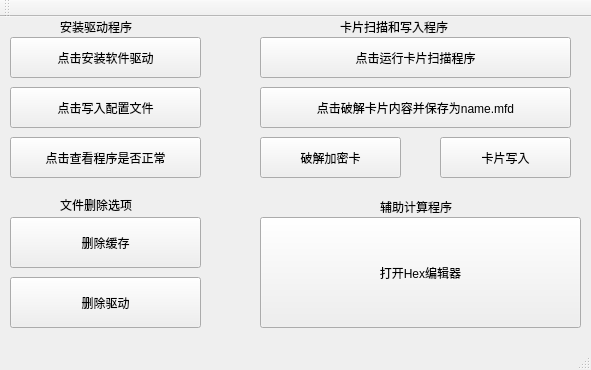
<?xml version="1.0" encoding="UTF-8"?>
<ui version="4.0">
 <class>MainWindow</class>
 <widget class="QMainWindow" name="MainWindow">
  <property name="geometry">
   <rect>
    <x>0</x>
    <y>0</y>
    <width>591</width>
    <height>370</height>
   </rect>
  </property>
  <property name="windowTitle">
   <string>饭卡漏洞利用程序</string>
  </property>
  <widget class="QWidget" name="centralWidget">
   <widget class="QPushButton" name="_CHEN3">
    <property name="geometry">
     <rect>
      <x>10</x>
      <y>120</y>
      <width>191</width>
      <height>41</height>
     </rect>
    </property>
    <property name="text">
     <string>点击查看程序是否正常</string>
    </property>
   </widget>
   <widget class="QPushButton" name="_LU1">
    <property name="geometry">
     <rect>
      <x>260</x>
      <y>20</y>
      <width>311</width>
      <height>41</height>
     </rect>
    </property>
    <property name="text">
     <string>点击运行卡片扫描程序</string>
    </property>
   </widget>
   <widget class="QPushButton" name="_LU2">
    <property name="geometry">
     <rect>
      <x>260</x>
      <y>70</y>
      <width>311</width>
      <height>41</height>
     </rect>
    </property>
    <property name="text">
     <string>点击破解卡片内容并保存为name.mfd</string>
    </property>
   </widget>
   <widget class="QPushButton" name="_LU3">
    <property name="geometry">
     <rect>
      <x>260</x>
      <y>120</y>
      <width>141</width>
      <height>41</height>
     </rect>
    </property>
    <property name="text">
     <string>破解加密卡</string>
    </property>
   </widget>
   <widget class="QPushButton" name="_HEX">
    <property name="geometry">
     <rect>
      <x>260</x>
      <y>200</y>
      <width>321</width>
      <height>111</height>
     </rect>
    </property>
    <property name="text">
     <string>打开Hex编辑器</string>
    </property>
   </widget>
   <widget class="QPushButton" name="_YU">
    <property name="geometry">
     <rect>
      <x>10</x>
      <y>200</y>
      <width>191</width>
      <height>51</height>
     </rect>
    </property>
    <property name="text">
     <string>删除缓存</string>
    </property>
   </widget>
   <widget class="QPushButton" name="_YU2">
    <property name="geometry">
     <rect>
      <x>10</x>
      <y>260</y>
      <width>191</width>
      <height>51</height>
     </rect>
    </property>
    <property name="text">
     <string>删除驱动</string>
    </property>
   </widget>
   <widget class="QLabel" name="label">
    <property name="geometry">
     <rect>
      <x>60</x>
      <y>0</y>
      <width>101</width>
      <height>19</height>
     </rect>
    </property>
    <property name="text">
     <string>安装驱动程序 </string>
    </property>
   </widget>
   <widget class="QPushButton" name="_CHEN">
    <property name="geometry">
     <rect>
      <x>10</x>
      <y>20</y>
      <width>191</width>
      <height>41</height>
     </rect>
    </property>
    <property name="text">
     <string>点击安装软件驱动</string>
    </property>
   </widget>
   <widget class="QPushButton" name="_CHEN2">
    <property name="geometry">
     <rect>
      <x>10</x>
      <y>70</y>
      <width>191</width>
      <height>41</height>
     </rect>
    </property>
    <property name="text">
     <string>点击写入配置文件</string>
    </property>
   </widget>
   <widget class="QLabel" name="label_2">
    <property name="geometry">
     <rect>
      <x>340</x>
      <y>0</y>
      <width>141</width>
      <height>19</height>
     </rect>
    </property>
    <property name="text">
     <string>卡片扫描和写入程序 </string>
    </property>
   </widget>
   <widget class="QLabel" name="label_3">
    <property name="geometry">
     <rect>
      <x>60</x>
      <y>180</y>
      <width>91</width>
      <height>16</height>
     </rect>
    </property>
    <property name="text">
     <string>文件删除选项 </string>
    </property>
   </widget>
   <widget class="QLabel" name="label_4">
    <property name="geometry">
     <rect>
      <x>380</x>
      <y>180</y>
      <width>91</width>
      <height>19</height>
     </rect>
    </property>
    <property name="text">
     <string>辅助计算程序 </string>
    </property>
   </widget>
   <widget class="QPushButton" name="_LU4">
    <property name="geometry">
     <rect>
      <x>440</x>
      <y>120</y>
      <width>131</width>
      <height>41</height>
     </rect>
    </property>
    <property name="text">
     <string>卡片写入</string>
    </property>
   </widget>
  </widget>
  <widget class="QToolBar" name="mainToolBar">
   <attribute name="toolBarArea">
    <enum>TopToolBarArea</enum>
   </attribute>
   <attribute name="toolBarBreak">
    <bool>false</bool>
   </attribute>
  </widget>
  <widget class="QStatusBar" name="statusBar"/>
 </widget>
 <layoutdefault spacing="6" margin="11"/>
 <resources/>
 <connections/>
</ui>
